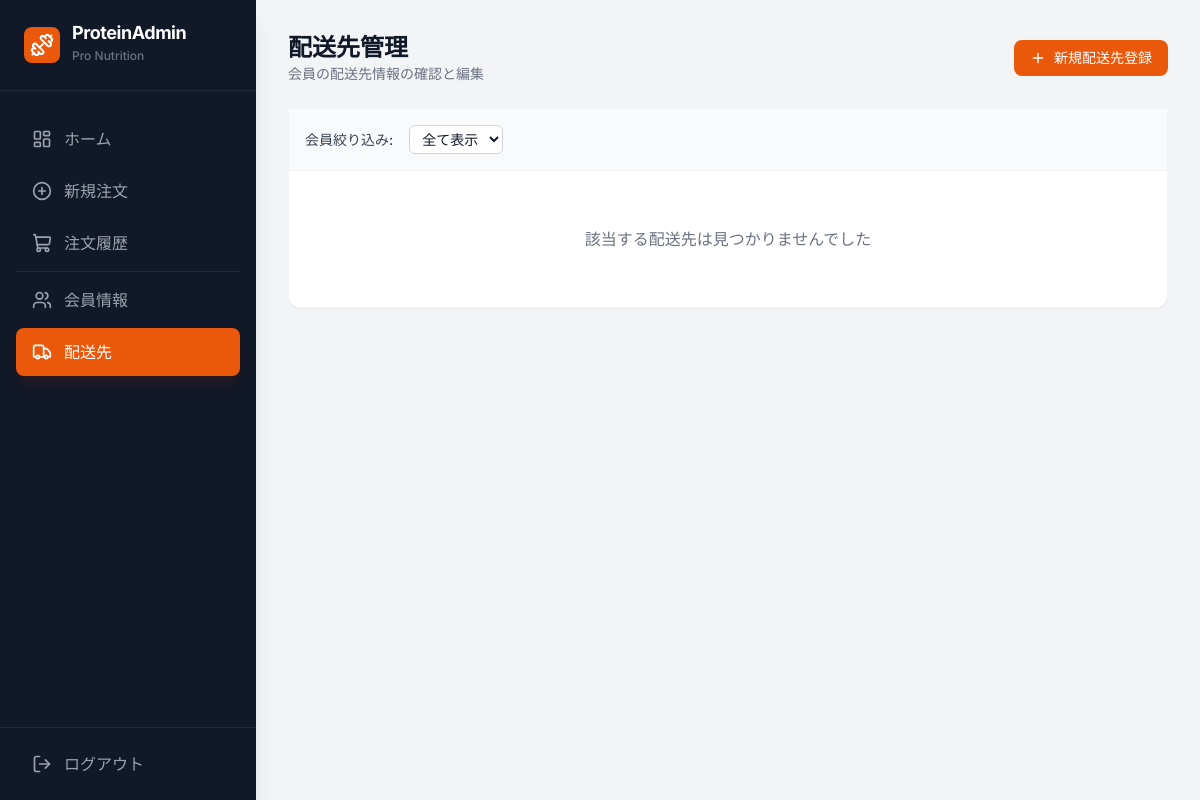
The page /shipping/ (signed in) on the database as committed earlier.
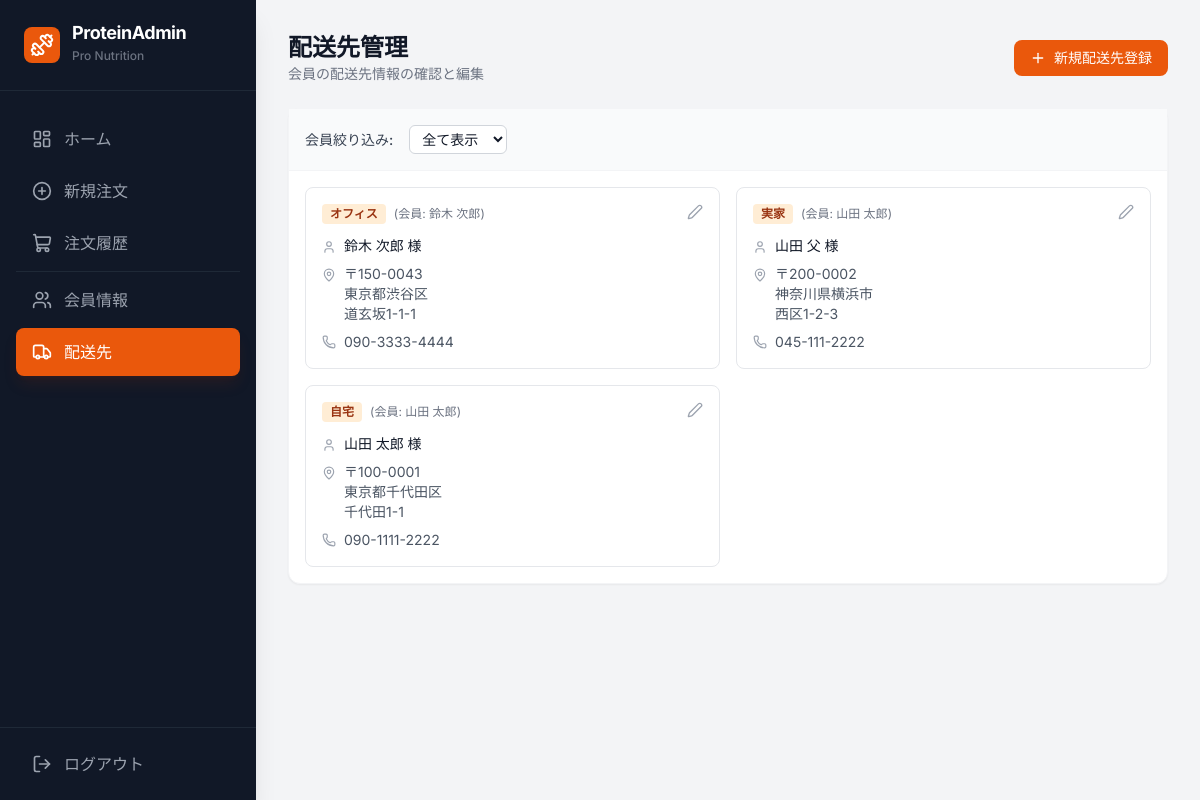
The same page on the database as committed later.
### dashboard/models.py (models this page shows, shortened)
class ShippingAddress(models.Model):
    member = models.ForeignKey(Member, on_delete=models.PROTECT, related_name='shipping_addresses')
    label = models.CharField(max_length=100)
    postal_code = models.CharField(max_length=8)
    address1 = models.CharField(max_length=255)
    address2 = models.CharField(max_length=255)
    recipient_name = models.CharField(max_length=100)
    phone = models.CharField(max_length=20, blank=True)
    is_active = models.BooleanField(default=True)
    created_at = models.DateTimeField(auto_now_add=True)
    updated_at = models.DateTimeField(auto_now=True)

class Member(models.Model):
    name = models.CharField(max_length=100)
    email = models.EmailField(unique=True)
    phone = models.CharField(max_length=20, blank=True)
    is_active = models.BooleanField(default=True)
    created_at = models.DateTimeField(auto_now_add=True)
    updated_at = models.DateTimeField(auto_now=True)

### dashboard/views.py (the view)
# urls.py: path('shipping/', views.ShippingAddressListView.as_view(), name='shipping-list'),
class ShippingAddressListView(LoginRequiredMixin, ListView):
    model = ShippingAddress
    template_name = 'dashboard/shipping_list.html'
    context_object_name = 'addresses'
    def get_queryset(self):
        return ShippingAddress.objects.select_related('member').order_by('label')

### dashboard/templates/dashboard/shipping_list.html (shortened to what this page needs)
{% extends 'dashboard/base.html' %}
{% block content %}
<div class="space-y-6">
  <div class="flex flex-col sm:flex-row justify-between items-start sm:items-center gap-4">
    <div>
      <h2 class="text-2xl font-bold text-gray-900">配送先管理</h2>
      <p class="text-gray-500 text-sm">会員の配送先情報の確認と編集</p>
    </div>
    <a href="{% url 'shipping-create' %}"
      class="bg-orange-600 hover:bg-orange-700 text-white px-4 py-2 rounded-lg text-sm font-medium flex items-center transition-colors">
      <i data-lucide="plus" class="w-4 h-4 mr-2"></i>
      新規配送先登録
    </a>
  </div>
  <div class="bg-white rounded-xl shadow-sm border border-gray-100">
    <div class="p-4 border-b border-gray-100 bg-gray-50 flex items-center space-x-4">
      <span class="text-sm font-medium text-gray-700">会員絞り込み:</span>
      <select id="memberFilter"
        class="bg-white border border-gray-300 rounded-md text-sm py-1 px-2 text-gray-900 focus:ring-orange-500 focus:border-orange-500">
        <option value="all">全て表示</option>
      </select>
    </div>
    <div class="grid grid-cols-1 md:grid-cols-2 xl:grid-cols-3 gap-4 p-4" id="addressGrid">
      {% for address in addresses %}
      <div
        class="border border-gray-200 rounded-lg p-4 hover:shadow-md transition-shadow bg-white relative address-card"
        data-member-id="{{ address.member.id }}">
        <a href="{% url 'shipping-edit' address.pk %}"
          class="absolute top-4 right-4 text-gray-400 cursor-pointer hover:text-orange-600">
          <i data-lucide="edit-2" class="w-4 h-4"></i>
        </a>
        <div class="flex items-center space-x-2 mb-3">
          <span class="bg-orange-100 text-orange-800 text-xs font-bold px-2 py-0.5 rounded">
            {{ address.label }}
          </span>
          <span class="text-xs text-gray-500">
            (会員: {{ address.member.name }})
          </span>
        </div>
        <div class="space-y-2 text-sm text-gray-600">
          <div class="flex items-start">
            <i data-lucide="user" class="w-3.5 h-3.5 mt-1 mr-2 text-gray-400"></i>
            <span class="font-medium text-gray-900">{{ address.recipient_name }} 様</span>
          </div>
          <div class="flex items-start">
            <i data-lucide="map-pin" class="w-3.5 h-3.5 mt-1 mr-2 text-gray-400"></i>
            <div>
              <p>〒{{ address.postal_code }}</p>
              <p>{{ address.address1 }}</p>
              <p>{{ address.address2 }}</p>
            </div>
          </div>
          {% if address.phone %}
          <div class="flex items-center">
            <i data-lucide="phone" class="w-3.5 h-3.5 mr-2 text-gray-400"></i>
            <span>{{ address.phone }}</span>
          </div>
          {% endif %}
        </div>
      </div>
      {% empty %}
      <div class="col-span-full py-10 text-center text-gray-500">
        該当する配送先は見つかりませんでした
      </div>
      {% endfor %}
    </div>
  </div>
</div>
{% endblock %}

### dashboard/templates/dashboard/base.html (shortened to what this page needs)
<!DOCTYPE html>
<html lang="ja">
<head>
    <script src="https://cdn.tailwindcss.com"></script>
</head>
<body class="bg-gray-100">
    <div class="flex h-screen overflow-hidden">
        <aside class="hidden md:flex flex-col w-64 bg-gray-900 text-white shadow-xl">
            <div class="p-6 border-b border-gray-800 flex items-center space-x-3">
                <div class="bg-orange-600 p-1.5 rounded-lg">
                    <i data-lucide="dumbbell" class="text-white w-6 h-6"></i>
                </div>
                <div>
                    <h1 class="text-lg font-bold tracking-tight leading-none">ProteinAdmin</h1>
                    <span class="text-xs text-gray-500 font-medium">Pro Nutrition</span>
                </div>
            </div>
            <nav class="flex-1 px-4 py-6 overflow-y-auto space-y-1">
                <a href="{% url 'home' %}" class="flex items-center space-x-3 px-4 py-3 rounded-lg transition-colors {% if request.resolver_match.url_name == 'home' %}bg-orange-600 text-white shadow-lg shadow-orange-900/20{% else %}text-gray-400 hover:bg-gray-800 hover:text-white{% endif %}">
                    <i data-lucide="layout-dashboard" class="w-5 h-5"></i>
                    <span class="font-medium">ホーム</span>
                </a>
                <a href="{% url 'order-create' %}" class="flex items-center space-x-3 px-4 py-3 rounded-lg transition-colors {% if request.resolver_match.url_name == 'order-create' %}bg-orange-600 text-white shadow-lg shadow-orange-900/20{% else %}text-gray-400 hover:bg-gray-800 hover:text-white{% endif %}">
                    <i data-lucide="plus-circle" class="w-5 h-5"></i>
                    <span class="font-medium">新規注文</span>
                </a>
                <a href="{% url 'order-list' %}" class="flex items-center space-x-3 px-4 py-3 rounded-lg transition-colors {% if request.resolver_match.url_name == 'order-list' %}bg-orange-600 text-white shadow-lg shadow-orange-900/20{% else %}text-gray-400 hover:bg-gray-800 hover:text-white{% endif %}">
                    <i data-lucide="shopping-cart" class="w-5 h-5"></i>
                    <span class="font-medium">注文履歴</span>
                </a>
                <div class="my-4 border-t border-gray-800"></div>
                <a href="{% url 'member-list' %}" class="flex items-center space-x-3 px-4 py-3 rounded-lg transition-colors {% if request.resolver_match.url_name == 'member-list' %}bg-orange-600 text-white shadow-lg shadow-orange-900/20{% else %}text-gray-400 hover:bg-gray-800 hover:text-white{% endif %}">
                    <i data-lucide="users" class="w-5 h-5"></i>
                    <span class="font-medium">会員情報</span>
                </a>
                <a href="{% url 'shipping-list' %}" class="flex items-center space-x-3 px-4 py-3 rounded-lg transition-colors {% if request.resolver_match.url_name == 'shipping-list' %}bg-orange-600 text-white shadow-lg shadow-orange-900/20{% else %}text-gray-400 hover:bg-gray-800 hover:text-white{% endif %}">
                    <i data-lucide="truck" class="w-5 h-5"></i>
                    <span class="font-medium">配送先</span>
                </a>
            </nav>
            <div class="p-4 border-t border-gray-800">
                <form action="{% url 'logout' %}" method="post">
                    <button type="submit" class="flex items-center space-x-3 text-gray-400 hover:text-white transition-colors w-full px-4 py-2">
                        <i data-lucide="log-out" class="w-5 h-5"></i>
                        <span>ログアウト</span>
                    </button>
                </form>
            </div>
        </aside>
        <div class="flex-1 flex flex-col h-full overflow-hidden">
            <main class="flex-1 overflow-y-auto p-4 md:p-8">
                <div class="max-w-7xl mx-auto">
                    {% block content %}{% endblock %}
                </div>
            </main>
        </div>
    </div>
</body>
</html>

### dashboard/templates/dashboard/base.html (style rules this page uses)
body { font-family: 'Inter', sans-serif; }

Rows that differ between the two databases and show on the page:
added ShippingAddress: label "オフィス", member.name "鈴木 次郎", recipient_name "鈴木 次郎", postal_code "150-0043", address1 "東京都渋谷区", address2 "道玄坂1-1-1", phone "090-3333-4444"
added ShippingAddress: label "実家", member.name "山田 太郎", recipient_name "山田 父", postal_code "200-0002", address1 "神奈川県横浜市", address2 "西区1-2-3", phone "045-111-2222"
added ShippingAddress: label "自宅", member.name "山田 太郎", recipient_name "山田 太郎", postal_code "100-0001", address1 "東京都千代田区", address2 "千代田1-1", phone "090-1111-2222"
Other text that changed with them:
text no longer shown: "該当する配送先は見つかりませんでした"
